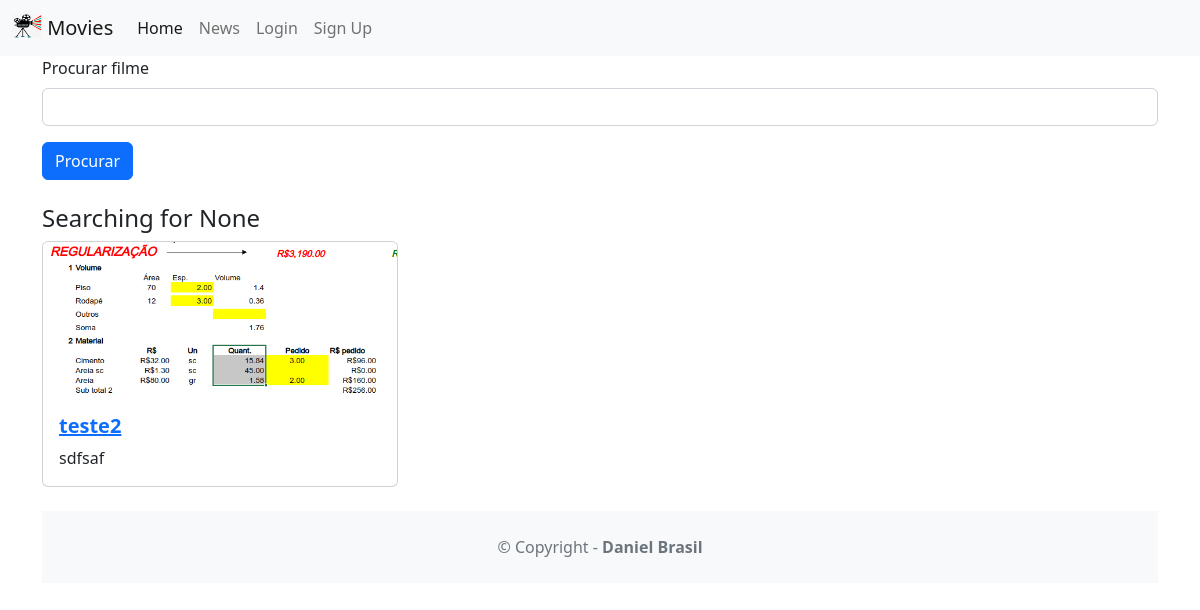
The app's page /, older data.
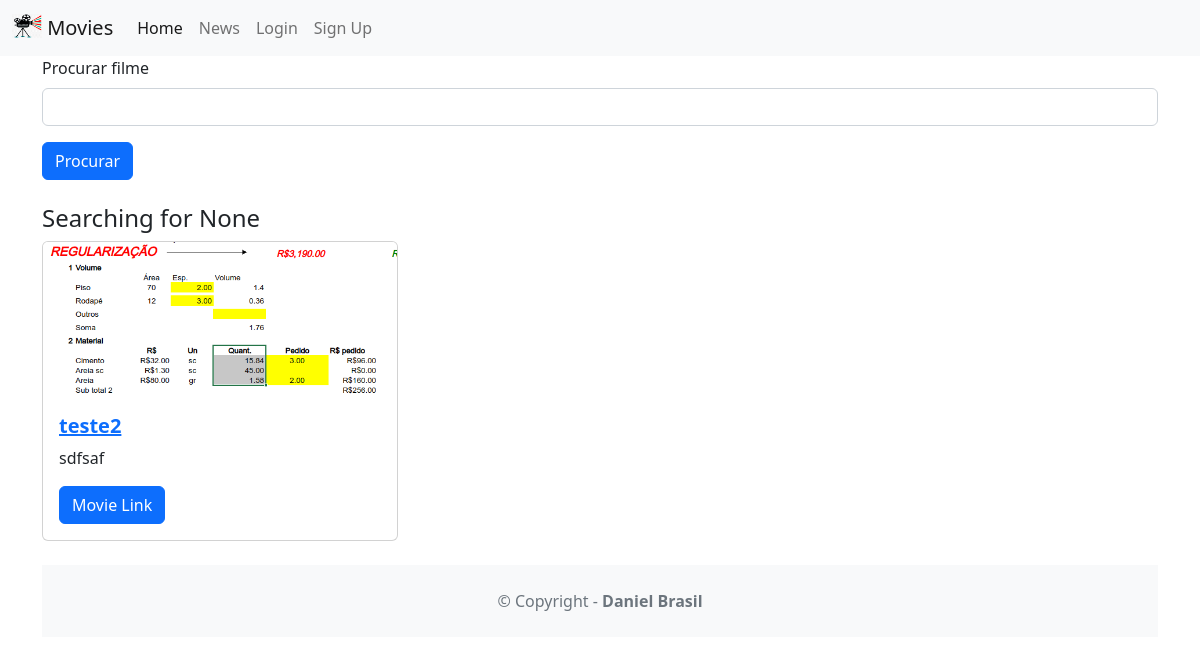
The same page, newer data.
### movie/models.py (models this page shows)
class Movie(models.Model):
    title = models.CharField(
        max_length=100,
    )
    description = models.CharField(
        max_length=250,
    )
    image = models.ImageField(
        upload_to = 'movie/images',
    )
    url = models.URLField(
        blank=True,
    )

### movie/views.py (the view)
# urls.py: path('',movieViews.home, name='home'),
def home(request):
    searchTerm = request.GET.get('searchMovie')
    if searchTerm:
        movies = Movie.objects.filter(title__icontains=searchTerm)
    else:
        movies = Movie.objects.all()
    return render(request, 'home.html',
        {'searchTerm':searchTerm, 'movies': movies}
)

### movie/templates/home.html
{% extends 'base.html' %}
{% block content %}
  <form action="">
      <div class="mb-3">
        <label class="form-label">Procurar filme</label>
        <input type="text" name="searchMovie" class="form-control">
      </div>
      <button type="submit" class="btn btn-primary">Procurar</button>
  </form>
  <br>
  <h4>Searching for {{ searchTerm }}</h4>
          <div class="row row-cols-1 row-cols-md-3 g-4">
            {% for movie in movies %}
              <div v-for="movie in movies" class="col">
                <div class="card">
                  <img class="card-img-top" src="{{movie.image.url }}" />
                    <div class="card-body">
                      <a href="{% url 'detail' movie.id %}">
                        <h5 class="card-title fw-bold">{{ movie.title }}</h5>
                       </a>
                        <p class="card-text">{{ movie.description }}</p>
                        {% if movie.url %}
                        <a href="{{ movie.url }}" class="btn btn-primary">Movie Link</a>
                      {% endif %}
                    </div>
                </div>
              </div>
           {% endfor %}
          </div>
{% endblock content %}

### movie/templates/base.html (shortened to what this page needs)
<!DOCTYPE html>
<html lang="en">
<head>
    <link href="https://cdn.jsdelivr.net/npm/bootstrap@5.2.1/dist/css/bootstrap.min.css" rel="stylesheet">
</head>
<body>
  <nav class="navbar navbar-expand-lg bg-light">
    <div class="container-fluid">
      <a class="navbar-brand" href="{% url 'home' %}">
        {% load static %}
            <img src="{% static 'images/movie.jpg' %}" alt="" width="30" height="24" class="d-inline-block align-text-top" />
        Movies</a>
      <div class="collapse navbar-collapse" id="navbarNav">
        <ul class="navbar-nav">
          <li class="nav-item">
            <a class="nav-link active" aria-current="page" href="{% url 'home' %}">Home</a>
          </li>
          <li class="nav-item">
            <a class="nav-link" href="{% url 'news' %}">News</a>
          </li>
          {% if user.is_authenticated %}
          <li class="nav-item">
            <a class="nav-link" href="{% url 'logoutaccount' %}">Logout ({{ user.username }})</a>
          </li>
          {% else %}
          <li class="nav-item">
            <a class="nav-link" href="{% url 'loginaccount' %}">Login</a>
          </li>
          <li class="nav-item">
            <a class="nav-link" href="{% url 'signupaccount' %}">Sign Up</a>
          </li>
        </ul>
        {% endif %}
      </div>
    </div>
  </nav>
  <div class="container">
    {% block content %}
    {% endblock content %}
    <footer class="text-center text-lg-start bg-light text-muted mt-4">
        <div class="text-center p-4"> © Copyright -
            <a class="text-reset fw-bold text-decoration-none" target="_blank" href="#"> Daniel Brasil </a>
        </div>
    </footer>
</body>
</html>

Row changes from the older to the newer data that the page shows:
changed Movie "teste2": now shows "Movie Link"
